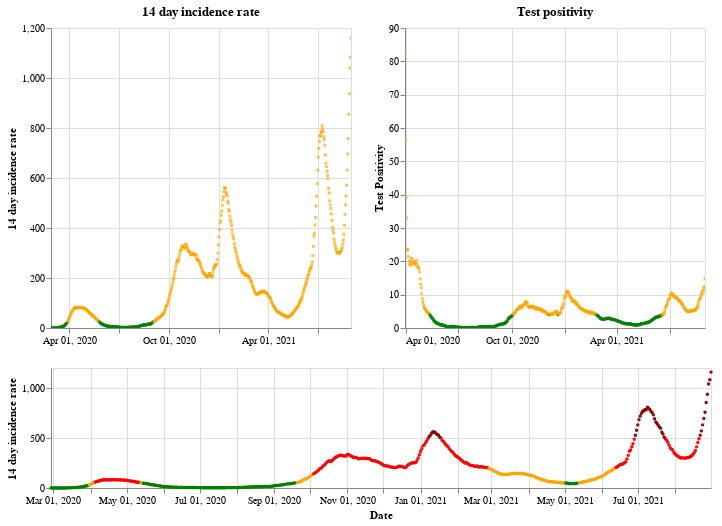

Notebook source saved alongside this figure:
### Markdown cell above
## Scotland

### Code cell
plot_traffic_light('Scotland')

### Figure 1 — Vega-Lite specification as saved in the notebook (floating-point values rounded to 4 significant figures; data arrays with more than 128 entries replaced by an {"elided": "..."} marker saying what was removed)
{"config": {"view": {"continuousWidth": 400, "continuousHeight": 300}}, "vconcat": [{"hconcat": [{"mark": {"type": "point", "size": 2}, "encoding": {"color": {"condition": {"value": "green", "test": "(datum.twoWeeklyCasesRate <= 25)"}, "value": "orange"}, "tooltip": [{"type": "nominal", "field": "areaName"}, {"type": "temporal", "field": "date"}, {"type": "quantitative", "field": "twoWeeklyCasesRate"}, {"type": "quantitative", "field": "testPositivity"}], "x": {"type": "temporal", "axis": {"title": ""}, "field": "date", "scale": {"domain": {"selection": "DateBrush"}}, "timeUnit": "yearmonthdate"}, "y": {"type": "quantitative", "axis": {"title": "14 day incidence rate"}, "field": "twoWeeklyCasesRate"}}, "title": "14 day incidence rate", "width": 300}, {"mark": {"type": "point", "size": 2}, "encoding": {"color": {"condition": {"value": "green", "test": "(datum.testPositivity <= 4)"}, "value": "orange"}, "tooltip": [{"type": "nominal", "field": "areaName"}, {"type": "temporal", "field": "date"}, {"type": "quantitative", "field": "twoWeeklyCasesRate"}, {"type": "quantitative", "field": "testPositivity"}], "x": {"type": "temporal", "axis": {"title": ""}, "field": "date", "scale": {"domain": {"selection": "DateBrush"}}, "timeUnit": "yearmonthdate"}, "y": {"type": "quantitative", "axis": {"title": "Test Positivity"}, "field": "testPositivity"}}, "title": "Test positivity", "width": 300}]}, {"layer": [{"mark": {"type": "point", "size": 2}, "encoding": {"color": {"condition": {"value": "orange", "test": "(((datum.testPositivity < 4) && (datum.twoWeeklyCasesRate >= 50)) && (datum.twoWeeklyCasesRate < 200))"}, "value": "red"}, "opacity": {"condition": {"value": 1, "test": "((datum.twoWeeklyCasesRate >= 50) && (datum.twoWeeklyCasesRate < 500))"}, "value": 0}, "tooltip": [{"type": "nominal", "field": "areaName"}, {"type": "temporal", "field": "date"}, {"type": "quantitative", "field": "twoWeeklyCasesRate"}, {"type": "quantitative", "field": "testPositivity"}], "x": {"type": "temporal", "axis": {"title": "Date"}, "field": "date", "timeUnit": "yearmonthdate"}, "y": {"type": "quantitative", "axis": {"title": "14 day incidence rate"}, "field": "twoWeeklyCasesRate"}}, "selection": {"DateBrush": {"type": "interval", "encodings": ["x"], "fields": ["Time"]}}}, {"mark": {"type": "point", "size": 2}, "encoding": {"color": {"value": "darkred"}, "opacity": {"condition": {"value": 1, "test": "(datum.twoWeeklyCasesRate >= 500)"}, "value": 0}, "tooltip": [{"type": "nominal", "field": "areaName"}, {"type": "temporal", "field": "date"}, {"type": "quantitative", "field": "twoWeeklyCasesRate"}, {"type": "quantitative", "field": "testPositivity"}], "x": {"type": "temporal", "axis": {"title": "Date"}, "field": "date", "timeUnit": "yearmonthdate"}, "y": {"type": "quantitative", "axis": {"title": "14 day incidence rate"}, "field": "twoWeeklyCasesRate"}}}, {"mark": {"type": "point", "size": 2}, "encoding": {"color": {"condition": {"value": "green", "test": "((datum.testPositivity < 4) && (datum.twoWeeklyCasesRate < 50))"}, "value": "orange"}, "opacity": {"condition": {"value": 1, "test": "(datum.twoWeeklyCasesRate < 50)"}, "value": 0}, "tooltip": [{"type": "nominal", "field": "areaName"}, {"type": "temporal", "field": "date"}, {"type": "quantitative", "field": "twoWeeklyCasesRate"}, {"type": "quantitative", "field": "testPositivity"}], "x": {"type": "temporal", "axis": {"title": "Date"}, "field": "date", "timeUnit": "yearmonthdate"}, "y": {"type": "quantitative", "axis": {"title": "14 day incidence rate"}, "field": "twoWeeklyCasesRate"}}}], "height": 120, "width": 660}], "data": {"name": "data-9749ff8f3b0738ef17dd12a27850fe25"}, "$schema": "https://vega.github.io/schema/vega-lite/v4.8.1.json", "datasets": {"data-9749ff8f3b0738ef17dd12a27850fe25": {"elided": "551 records"}}}
